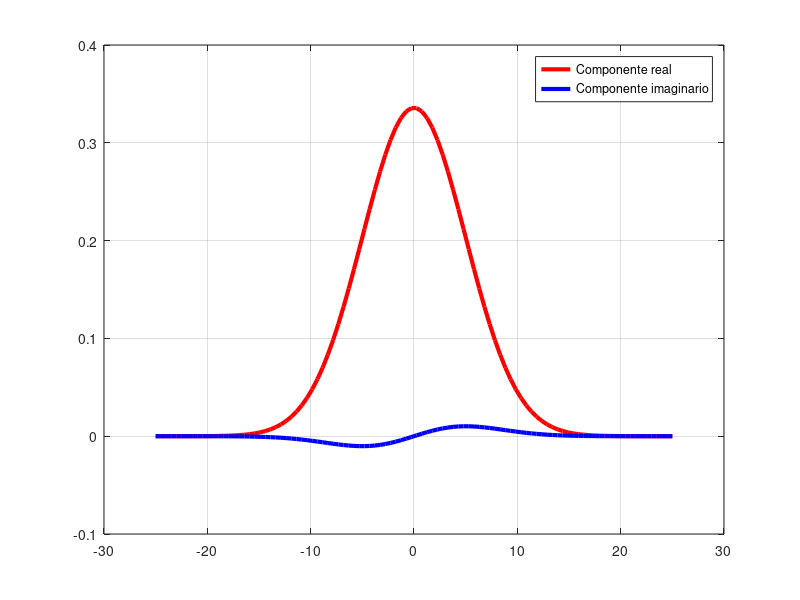
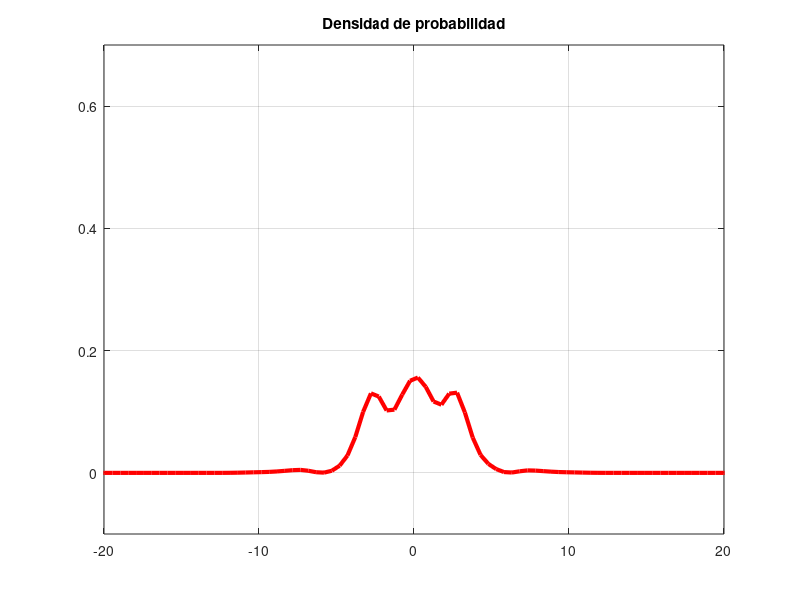
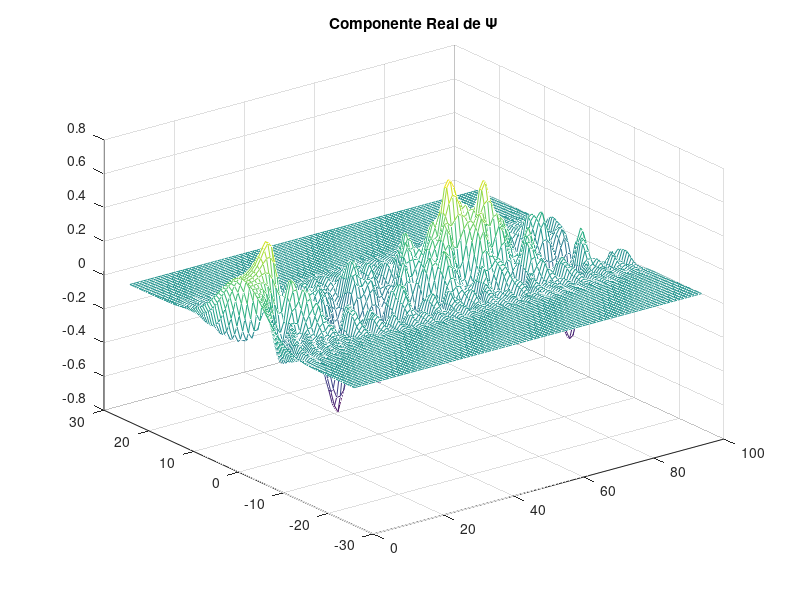
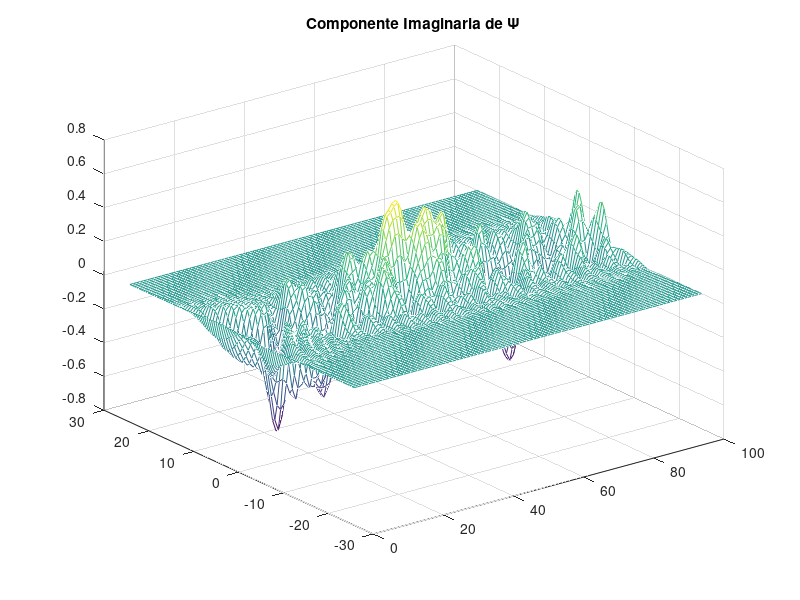

These figures' MATLAB source, in order:
% clase 26
% 25 de Enero del 2022
% Diferencias finitas para la ecuación de Schrodinger

clear all; close all; clc;
iimag = sqrt(-1); N = 100; w = 0.2; L = 50; 
h = L/(N-1); x = h*(0:N-1)-L/2;

% Dimensiones naturales
hbar = 1; m = 1; tau = 1;

% Termino cinético p²/(2m)
ham = zeros(N); coef = -hbar^2/(2*m*h^2);
for i = 2:N-1
  ham(i,i-1) = coef;
  ham(i,i) = -2*coef;
  ham(i,i+1) = coef;
endfor

ham(N, N) = -2*coef; ham(N, N-1) = coef; ham(N-1, N) = coef;
ham(1, 1) = -2*coef; ham(1, 2) = coef; ham(2, 1) = coef;

% Termino potencial V
dOscillator = zeros(N);
for i = 1:N
  dOscillator(i, i) = 0.5*m*w^2*x(i)^2;
endfor

dCN = inv(eye(N) + 0.5*iimag*(tau/hbar)*(ham + dOscillator))*...
(eye(N) - 0.5*iimag*(tau/hbar)*(ham + dOscillator));
x0 = 0; vel = 0.01; k0 = m*vel/hbar; sigma0 = L/10; 
Normpsi = 1/sqrt(sigma0*sqrt(pi));
psi = Normpsi*exp(iimag*k0*x').*exp(-(x' - x0).^2/(2*sigma0^2));

figure(1); clf;
plot(x, real(psi), 'r-', 'linewidth', 3, ...
x, imag(psi), 'b-', 'linewidth', 3);grid on;
legend('Componente real', 'Componente imaginario');

maxiter = L/(vel*tau);
T1 = 100;
pplot(:, 1) = psi.*conj(psi);

figure(2); clf;
for iter = 1:T1
  PSIr(:, iter) = real(psi);
  PSIi(:, iter) = imag(psi);
  psi = dCN*psi;
  pFinal = psi.*conj(psi);
  plot(x, pFinal, 'r-', 'linewidth', 3); grid on;
  axis([-20 20 -0.1 0.7]);
  title('Densidad de probabilidad'); drawnow
endfor

t = 1:T1;
[X, T] = meshgrid(x, t);

figure(3); clf;
mesh(T, X, PSIr')
title('Componente Real de \Psi');

figure(4); clf;
mesh(T, X, PSIi')
title('Componente Imaginaria de \Psi');
